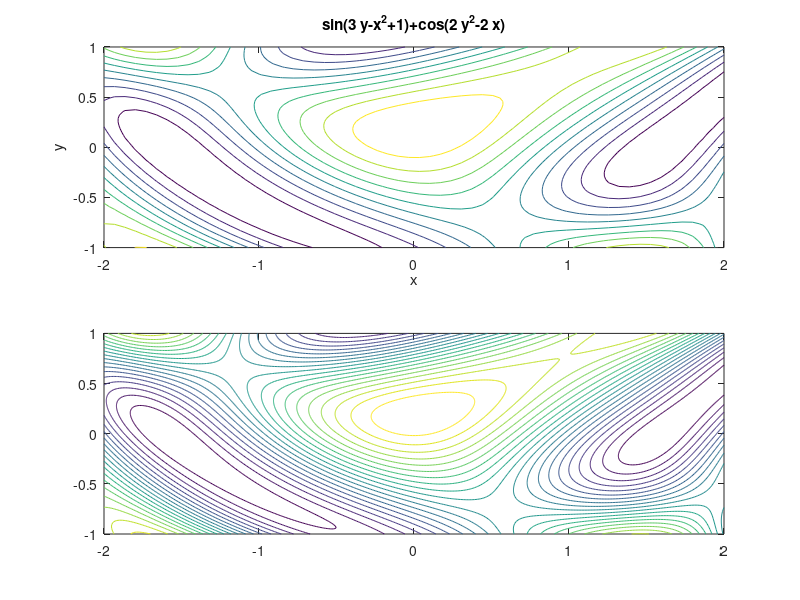

The MATLAB script that drew this image:
subplot(211)
ezcontour('sin(3*y-x^2+1)+cos(2*y^2-2*x)',[-2,2,-1,1]);
%
x=-2:.01:2; y=-1:0.01:1;
[X,Y] = meshgrid(x,y);
Z =sin(3*Y-X.^2+1)+cos(2*Y.^2-2*X);
subplot(212)
contour(x,y,Z,20)
